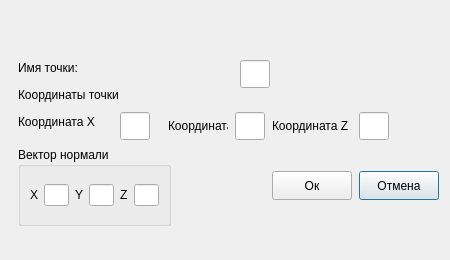
<?xml version="1.0" encoding="UTF-8"?>
<ui version="4.0">
 <class>PointCreator</class>
 <widget class="QDialog" name="PointCreator">
  <property name="geometry">
   <rect>
    <x>0</x>
    <y>0</y>
    <width>450</width>
    <height>260</height>
   </rect>
  </property>
  <property name="windowTitle">
   <string>Dialog</string>
  </property>
  <widget class="QPushButton" name="m_cancelBtn">
   <property name="geometry">
    <rect>
     <x>359</x>
     <y>171</y>
     <width>80</width>
     <height>29</height>
    </rect>
   </property>
   <property name="text">
    <string>Отмена</string>
   </property>
  </widget>
  <widget class="QLabel" name="label_2">
   <property name="geometry">
    <rect>
     <x>168</x>
     <y>112</y>
     <width>60</width>
     <height>28</height>
    </rect>
   </property>
   <property name="minimumSize">
    <size>
     <width>60</width>
     <height>0</height>
    </size>
   </property>
   <property name="text">
    <string>Координата Y</string>
   </property>
  </widget>
  <widget class="QLabel" name="label_3">
   <property name="geometry">
    <rect>
     <x>272</x>
     <y>112</y>
     <width>80</width>
     <height>28</height>
    </rect>
   </property>
   <property name="minimumSize">
    <size>
     <width>60</width>
     <height>0</height>
    </size>
   </property>
   <property name="text">
    <string>Координата Z</string>
   </property>
  </widget>
  <widget class="QLabel" name="label_4">
   <property name="geometry">
    <rect>
     <x>18</x>
     <y>85</y>
     <width>129</width>
     <height>20</height>
    </rect>
   </property>
   <property name="text">
    <string>Координаты точки</string>
   </property>
  </widget>
  <widget class="QGroupBox" name="groupBox">
   <property name="geometry">
    <rect>
     <x>18</x>
     <y>147</y>
     <width>153</width>
     <height>79</height>
    </rect>
   </property>
   <property name="title">
    <string>Вектор нормали</string>
   </property>
   <layout class="QGridLayout" name="gridLayout">
    <item row="0" column="3">
     <widget class="QLineEdit" name="m_normaleY"/>
    </item>
    <item row="0" column="0">
     <widget class="QLabel" name="label_6">
      <property name="text">
       <string>X</string>
      </property>
     </widget>
    </item>
    <item row="0" column="2">
     <widget class="QLabel" name="label_7">
      <property name="text">
       <string>Y</string>
      </property>
     </widget>
    </item>
    <item row="0" column="5">
     <widget class="QLineEdit" name="m_normaleZ"/>
    </item>
    <item row="0" column="1">
     <widget class="QLineEdit" name="m_normaleX"/>
    </item>
    <item row="0" column="4">
     <widget class="QLabel" name="label_8">
      <property name="text">
       <string>Z</string>
      </property>
     </widget>
    </item>
   </layout>
  </widget>
  <widget class="QPushButton" name="m_okBtn">
   <property name="geometry">
    <rect>
     <x>272</x>
     <y>171</y>
     <width>80</width>
     <height>29</height>
    </rect>
   </property>
   <property name="text">
    <string>Ок</string>
   </property>
  </widget>
  <widget class="QLineEdit" name="m_zCoordinate">
   <property name="geometry">
    <rect>
     <x>359</x>
     <y>112</y>
     <width>30</width>
     <height>28</height>
    </rect>
   </property>
   <property name="maximumSize">
    <size>
     <width>30</width>
     <height>16777215</height>
    </size>
   </property>
   <property name="maxLength">
    <number>3</number>
   </property>
  </widget>
  <widget class="QLineEdit" name="m_yCoordinate">
   <property name="geometry">
    <rect>
     <x>235</x>
     <y>112</y>
     <width>30</width>
     <height>28</height>
    </rect>
   </property>
   <property name="maximumSize">
    <size>
     <width>30</width>
     <height>16777215</height>
    </size>
   </property>
   <property name="maxLength">
    <number>3</number>
   </property>
  </widget>
  <widget class="QLineEdit" name="m_xCoordinate">
   <property name="geometry">
    <rect>
     <x>120</x>
     <y>112</y>
     <width>30</width>
     <height>28</height>
    </rect>
   </property>
   <property name="maximumSize">
    <size>
     <width>30</width>
     <height>16777215</height>
    </size>
   </property>
   <property name="maxLength">
    <number>3</number>
   </property>
  </widget>
  <widget class="QLabel" name="label">
   <property name="geometry">
    <rect>
     <x>18</x>
     <y>112</y>
     <width>95</width>
     <height>20</height>
    </rect>
   </property>
   <property name="minimumSize">
    <size>
     <width>60</width>
     <height>0</height>
    </size>
   </property>
   <property name="text">
    <string>Координата X</string>
   </property>
  </widget>
  <widget class="QLabel" name="label_5">
   <property name="geometry">
    <rect>
     <x>18</x>
     <y>58</y>
     <width>77</width>
     <height>20</height>
    </rect>
   </property>
   <property name="text">
    <string>Имя точки:</string>
   </property>
  </widget>
  <widget class="QLineEdit" name="m_pointName">
   <property name="geometry">
    <rect>
     <x>240</x>
     <y>60</y>
     <width>30</width>
     <height>28</height>
    </rect>
   </property>
   <property name="maximumSize">
    <size>
     <width>30</width>
     <height>16777215</height>
    </size>
   </property>
   <property name="maxLength">
    <number>3</number>
   </property>
  </widget>
 </widget>
 <resources/>
 <connections/>
</ui>
